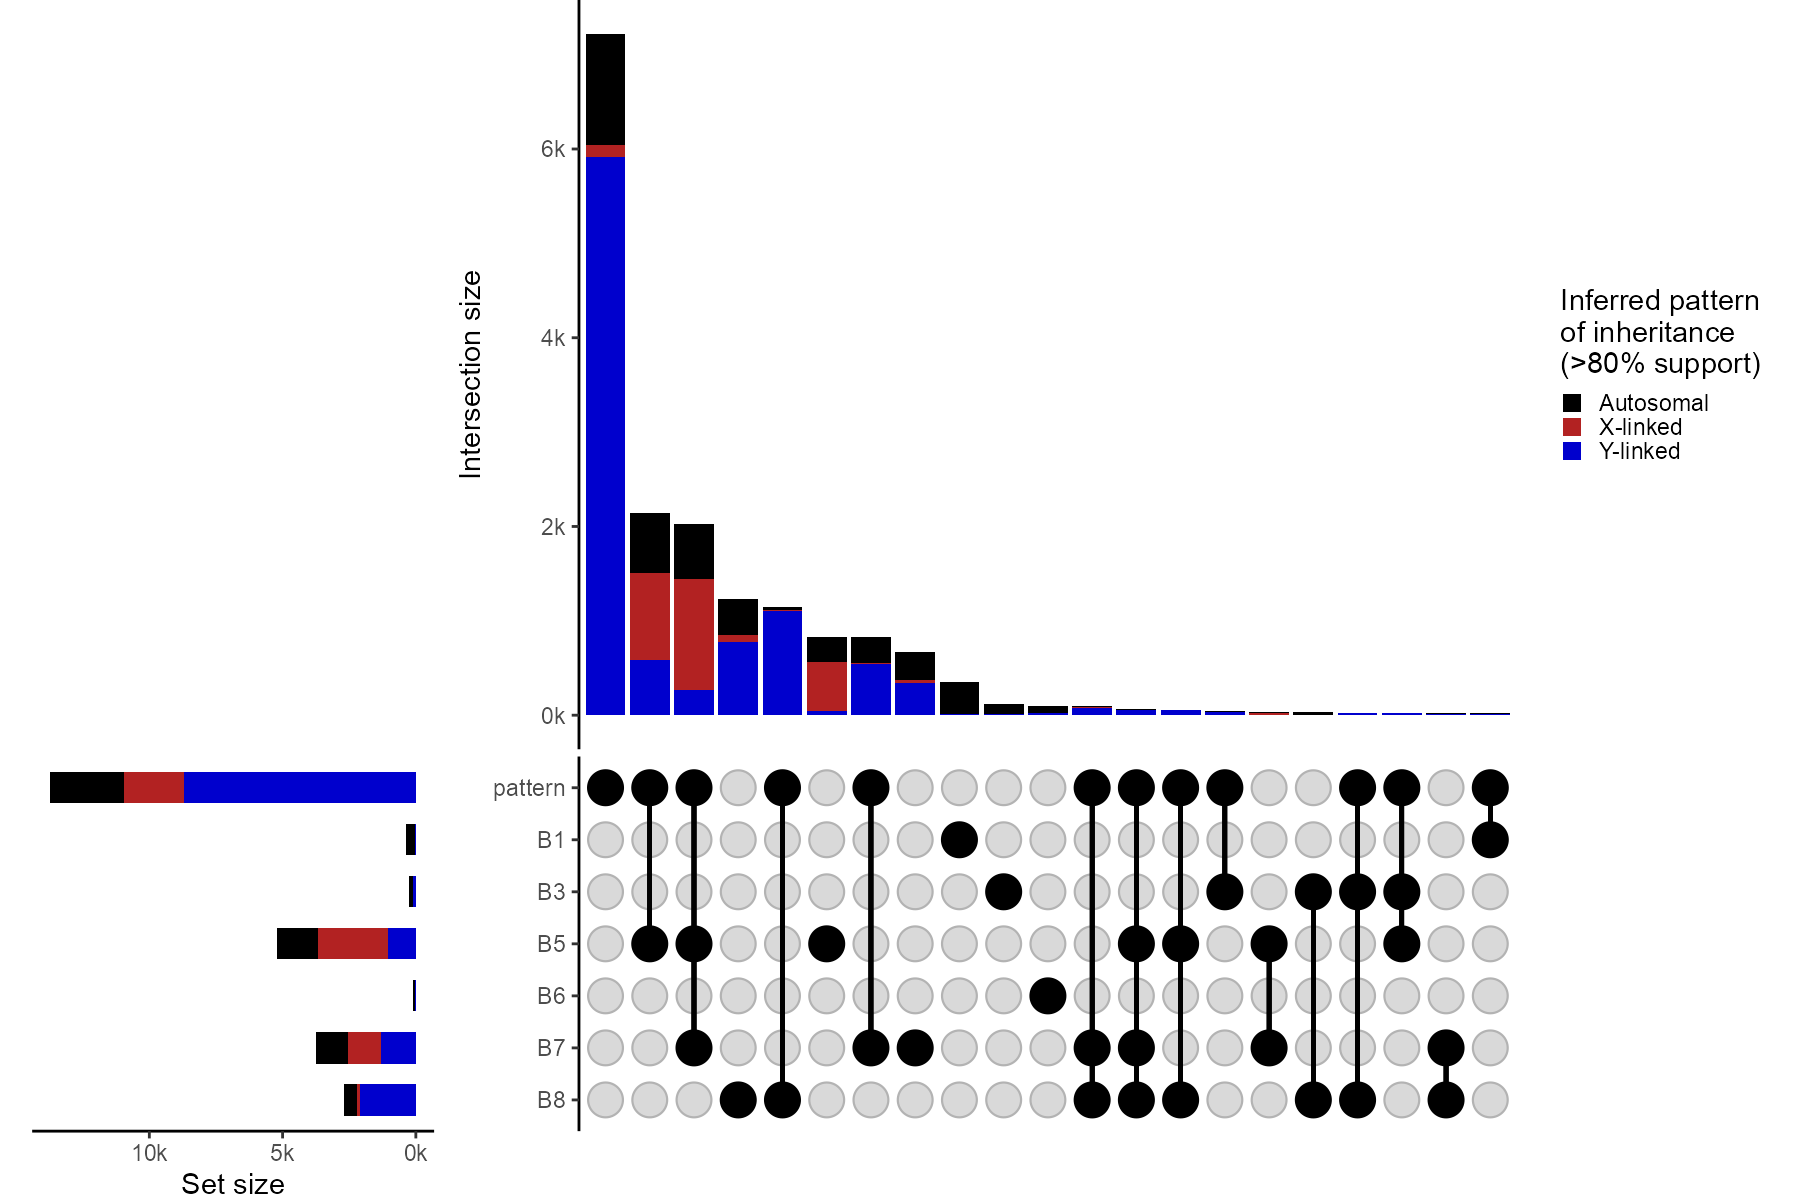

Generate this figure with R:
library(ComplexUpset)
library(tidyverse)

source('paper_figures/theme.R')
source('sequencing/gwas_sommer/gwas_sommer_tools.R')

# first, load GWAS results, and calculate q-values:
main <- prep_sommer_gwas_table('mel_PIE', pval_column = 'p_SHet') |>
  filter(significant)

components <- prep_sommer_gwas_table(str_glue('mel_{c(1, 3, 5:8)}'), 'black_ornaments') |>
  mutate(trait = paste0('B', parse_number(trait))) |>
  filter(significant)

table(components$trait)
nrow(components) / nrow(main)

# pivot and combine to get the 0/1 data for upset
to_plot <- bind_rows(
  main |> mutate(trait = 'pattern'),
  components
) |> distinct() |>
  dplyr::select(trait, chr, pos, alt, source) |>
  as_tibble() |>
  mutate(tmp = 1L) |>
  pivot_wider(names_from = trait, values_from = tmp, values_fill = 0L) |>
  drop_na(source) |>
  mutate(source = ifelse(source == 'Not called', 'auto', source))

# Summarise the amount of cross-mapping variants for the pattern
filter(to_plot, chr != 'NC_024342.1', str_starts(chr, 'NC'), pattern == 1) |>
  dplyr::count(source) |> mutate(frac = n / sum(n))
# source     n   frac
#  X         46 0.0817
#  Y        252 0.448
#  auto     265 0.471
# out of    563

make_upset <- function(d, min_size, k_labels = FALSE) {
  if (k_labels) {
    labels <- scales::label_comma(scale = 1/1000, suffix = 'k')
  } else {
    labels <- scales::label_comma()
  }

  u <- upset(
    as.data.frame(d),
    intersect = rev(c('pattern', paste0('B', c(1, 3 , 5:8)))),
    min_size = min_size, name = NULL, sort_sets = FALSE,

    base_annotations = list(
      Inheritance = (
        ggplot(mapping = aes(fill = factor(source, rev(c('Y', 'X', 'auto'))))) +
          geom_bar() +
          scale_fill_manual(
            values = c(auto = 'black', 'X' = 'firebrick', 'Y' = 'blue3'),
            limits = c('auto', 'X', 'Y'),
            labels = c('Autosomal', 'X-linked', 'Y-linked'),
          ) +
          scale_y_continuous(labels = labels) +
          labs(y = 'Intersection size', fill = 'Inferred pattern\nof inheritance\n(>80% support)')
      )
    )
  ) & theme_get()

  eb <- element_blank()
  u[[2]] <- u[[2]] + theme(
    panel.grid.major.y = eb, axis.text.x = eb, axis.ticks.x = eb, axis.title.x = eb, axis.line.x = eb
  )
  u[[3]]$layers[[1]] <- NULL

  u[[3]] <- u[[3]] +
    aes(fill = factor(source, rev(c('Y', 'X', 'auto')))) +
    scale_fill_manual(
      values = c(auto = 'black', 'X' = 'firebrick', 'Y' = 'blue3'),
      limits = c('auto', 'X', 'Y'),
      labels = c('Autosomal', 'X-linked', 'Y-linked'),
      guide = 'none'
    ) +
    theme(
      axis.text.y = eb, axis.ticks.y = eb, axis.title.y = eb, axis.line.y = eb
    ) +
    scale_y_reverse(labels = labels)
  u[[4]]$layers[[1]] <- NULL
  u[[4]] <- u[[4]] + theme(
    axis.text.x = eb, axis.ticks.x = eb, axis.title.x = eb, axis.line.x = eb
  ) + ylab(NULL)

  return(u)
}

upset_all <- make_upset(to_plot, min_size = 10, k_labels = TRUE)
upset_auto <- make_upset(
  dplyr::filter(to_plot, chr != 'NC_024342.1', str_starts(chr, 'NW', TRUE)),
  min_size = 1
)

# what proportion of ornament loci were captured by the pattern?
to_plot |> dplyr::filter(B1 | B3 | B5 | B6 | B7 | B8) |>
  dplyr::count(pattern = as.logical(pattern)) |> mutate(frac = n / sum(n))
# what proportion of pattern loci were captured by the ornaments?
to_plot |> dplyr::filter(pattern == 1) |>
  dplyr::count(ornament = B1 | B3 | B5 | B6 | B7 | B8) |> mutate(frac = n / sum(n))


ggsave('paper_figures_supplement/upset_mel_traits.png', upset_all, width = 6, height = 4)
ggsave('paper_figures_supplement/upset_mel_traits_autosomal.png', upset_auto, width = 6, height = 4)
